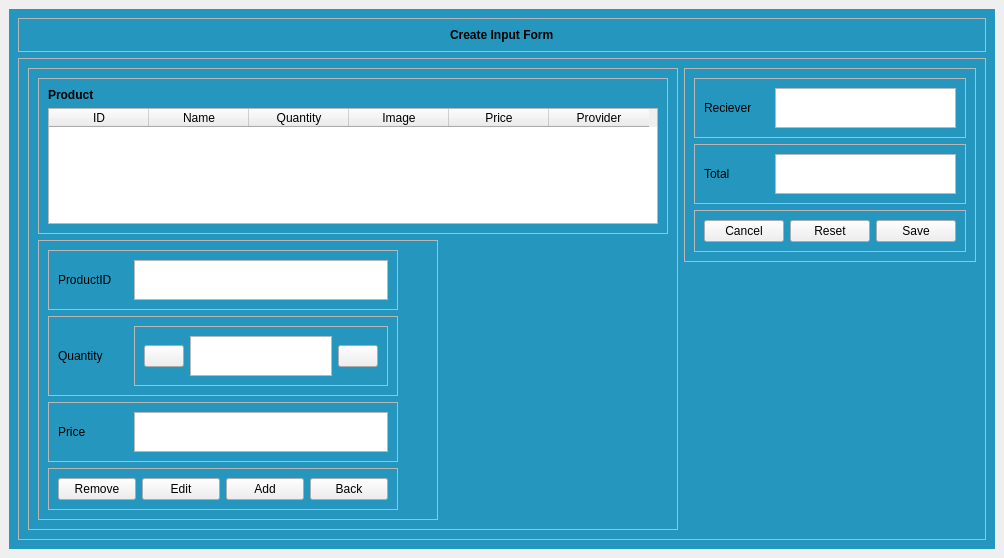
<?xml version="1.0" encoding="UTF-8"?>
<ui version="4.0">
 <class>MainWindow</class>
 <widget class="QMainWindow" name="MainWindow">
  <property name="geometry">
   <rect>
    <x>0</x>
    <y>0</y>
    <width>989</width>
    <height>558</height>
   </rect>
  </property>
  <property name="windowTitle">
   <string>MainWindow</string>
  </property>
  <widget class="QWidget" name="centralwidget">
   <property name="styleSheet">
    <string notr="true">*{
	color: #000;
}
#left_menu{
	background-color:#2596be;
}

#main_body{
	background-color:#8e3ede;
}
button{
	border: none;
}
</string>
   </property>
   <layout class="QHBoxLayout" name="horizontalLayout">
    <item>
     <widget class="QWidget" name="left_menu" native="true">
      <layout class="QVBoxLayout" name="verticalLayout_2">
       <item alignment="Qt::AlignTop">
        <widget class="QFrame" name="frame_6">
         <property name="font">
          <font>
           <pointsize>10</pointsize>
          </font>
         </property>
         <property name="frameShape">
          <enum>QFrame::StyledPanel</enum>
         </property>
         <property name="frameShadow">
          <enum>QFrame::Raised</enum>
         </property>
         <layout class="QVBoxLayout" name="verticalLayout_3">
          <item alignment="Qt::AlignHCenter">
           <widget class="QLabel" name="label_2">
            <property name="font">
             <font>
              <weight>75</weight>
              <bold>true</bold>
             </font>
            </property>
            <property name="text">
             <string>Create Input Form</string>
            </property>
           </widget>
          </item>
         </layout>
        </widget>
       </item>
       <item>
        <widget class="QFrame" name="frame">
         <property name="font">
          <font>
           <weight>75</weight>
           <bold>true</bold>
          </font>
         </property>
         <property name="frameShape">
          <enum>QFrame::StyledPanel</enum>
         </property>
         <property name="frameShadow">
          <enum>QFrame::Raised</enum>
         </property>
         <layout class="QHBoxLayout" name="horizontalLayout_2">
          <item>
           <widget class="QFrame" name="frame_2">
            <property name="minimumSize">
             <size>
              <width>650</width>
              <height>0</height>
             </size>
            </property>
            <property name="font">
             <font>
              <weight>75</weight>
              <bold>true</bold>
             </font>
            </property>
            <property name="frameShape">
             <enum>QFrame::StyledPanel</enum>
            </property>
            <property name="frameShadow">
             <enum>QFrame::Raised</enum>
            </property>
            <layout class="QVBoxLayout" name="verticalLayout">
             <item>
              <widget class="QFrame" name="frame_4">
               <property name="frameShape">
                <enum>QFrame::StyledPanel</enum>
               </property>
               <property name="frameShadow">
                <enum>QFrame::Raised</enum>
               </property>
               <layout class="QVBoxLayout" name="verticalLayout_4">
                <item>
                 <widget class="QLabel" name="label">
                  <property name="font">
                   <font>
                    <weight>75</weight>
                    <bold>true</bold>
                   </font>
                  </property>
                  <property name="text">
                   <string>Product</string>
                  </property>
                 </widget>
                </item>
                <item>
                 <widget class="QTableWidget" name="tableWidget">
                  <column>
                   <property name="text">
                    <string>ID</string>
                   </property>
                  </column>
                  <column>
                   <property name="text">
                    <string>Name</string>
                   </property>
                  </column>
                  <column>
                   <property name="text">
                    <string>Quantity</string>
                   </property>
                  </column>
                  <column>
                   <property name="text">
                    <string>Image</string>
                   </property>
                  </column>
                  <column>
                   <property name="text">
                    <string>Price</string>
                   </property>
                  </column>
                  <column>
                   <property name="text">
                    <string>Provider</string>
                   </property>
                  </column>
                 </widget>
                </item>
               </layout>
              </widget>
             </item>
             <item alignment="Qt::AlignTop">
              <widget class="QFrame" name="frame_5">
               <property name="maximumSize">
                <size>
                 <width>400</width>
                 <height>16777215</height>
                </size>
               </property>
               <property name="frameShape">
                <enum>QFrame::StyledPanel</enum>
               </property>
               <property name="frameShadow">
                <enum>QFrame::Raised</enum>
               </property>
               <layout class="QVBoxLayout" name="verticalLayout_6">
                <item alignment="Qt::AlignLeft">
                 <widget class="QFrame" name="frame_10">
                  <property name="maximumSize">
                   <size>
                    <width>350</width>
                    <height>16777215</height>
                   </size>
                  </property>
                  <property name="frameShape">
                   <enum>QFrame::StyledPanel</enum>
                  </property>
                  <property name="frameShadow">
                   <enum>QFrame::Raised</enum>
                  </property>
                  <layout class="QHBoxLayout" name="horizontalLayout_6">
                   <item>
                    <widget class="QLabel" name="label_5">
                     <property name="minimumSize">
                      <size>
                       <width>70</width>
                       <height>0</height>
                      </size>
                     </property>
                     <property name="text">
                      <string>ProductID</string>
                     </property>
                    </widget>
                   </item>
                   <item>
                    <widget class="QPlainTextEdit" name="plainTextEdit_3">
                     <property name="maximumSize">
                      <size>
                       <width>1000</width>
                       <height>40</height>
                      </size>
                     </property>
                    </widget>
                   </item>
                  </layout>
                 </widget>
                </item>
                <item alignment="Qt::AlignLeft">
                 <widget class="QFrame" name="frame_11">
                  <property name="maximumSize">
                   <size>
                    <width>350</width>
                    <height>16777215</height>
                   </size>
                  </property>
                  <property name="frameShape">
                   <enum>QFrame::StyledPanel</enum>
                  </property>
                  <property name="frameShadow">
                   <enum>QFrame::Raised</enum>
                  </property>
                  <layout class="QHBoxLayout" name="horizontalLayout_7">
                   <item>
                    <widget class="QLabel" name="label_6">
                     <property name="minimumSize">
                      <size>
                       <width>70</width>
                       <height>0</height>
                      </size>
                     </property>
                     <property name="text">
                      <string>Quantity</string>
                     </property>
                    </widget>
                   </item>
                   <item>
                    <widget class="QFrame" name="frame_14">
                     <property name="frameShape">
                      <enum>QFrame::StyledPanel</enum>
                     </property>
                     <property name="frameShadow">
                      <enum>QFrame::Raised</enum>
                     </property>
                     <layout class="QHBoxLayout" name="horizontalLayout_10">
                      <item>
                       <widget class="QPushButton" name="pushButton_8">
                        <property name="font">
                         <font>
                          <weight>75</weight>
                          <bold>true</bold>
                         </font>
                        </property>
                        <property name="text">
                         <string/>
                        </property>
                        <property name="icon">
                         <iconset>
                          <normaloff>../../project/assets/icons/minus.svg</normaloff>../../project/assets/icons/minus.svg</iconset>
                        </property>
                       </widget>
                      </item>
                      <item>
                       <widget class="QPlainTextEdit" name="plainTextEdit_4">
                        <property name="maximumSize">
                         <size>
                          <width>16777215</width>
                          <height>40</height>
                         </size>
                        </property>
                       </widget>
                      </item>
                      <item>
                       <widget class="QPushButton" name="pushButton_7">
                        <property name="text">
                         <string/>
                        </property>
                        <property name="icon">
                         <iconset>
                          <normaloff>../../project/assets/icons/plus.svg</normaloff>../../project/assets/icons/plus.svg</iconset>
                        </property>
                       </widget>
                      </item>
                     </layout>
                    </widget>
                   </item>
                  </layout>
                 </widget>
                </item>
                <item alignment="Qt::AlignLeft">
                 <widget class="QFrame" name="frame_12">
                  <property name="maximumSize">
                   <size>
                    <width>350</width>
                    <height>16777215</height>
                   </size>
                  </property>
                  <property name="frameShape">
                   <enum>QFrame::StyledPanel</enum>
                  </property>
                  <property name="frameShadow">
                   <enum>QFrame::Raised</enum>
                  </property>
                  <layout class="QHBoxLayout" name="horizontalLayout_8">
                   <item>
                    <widget class="QLabel" name="label_7">
                     <property name="minimumSize">
                      <size>
                       <width>70</width>
                       <height>0</height>
                      </size>
                     </property>
                     <property name="text">
                      <string>Price</string>
                     </property>
                    </widget>
                   </item>
                   <item>
                    <widget class="QPlainTextEdit" name="plainTextEdit_5">
                     <property name="maximumSize">
                      <size>
                       <width>1000</width>
                       <height>40</height>
                      </size>
                     </property>
                    </widget>
                   </item>
                  </layout>
                 </widget>
                </item>
                <item>
                 <widget class="QFrame" name="frame_13">
                  <property name="maximumSize">
                   <size>
                    <width>350</width>
                    <height>16777215</height>
                   </size>
                  </property>
                  <property name="frameShape">
                   <enum>QFrame::StyledPanel</enum>
                  </property>
                  <property name="frameShadow">
                   <enum>QFrame::Raised</enum>
                  </property>
                  <layout class="QHBoxLayout" name="horizontalLayout_9">
                   <item>
                    <widget class="QPushButton" name="pushButton_4">
                     <property name="text">
                      <string>Remove</string>
                     </property>
                    </widget>
                   </item>
                   <item>
                    <widget class="QPushButton" name="pushButton_5">
                     <property name="text">
                      <string>Edit</string>
                     </property>
                    </widget>
                   </item>
                   <item>
                    <widget class="QPushButton" name="pushButton_6">
                     <property name="text">
                      <string>Add</string>
                     </property>
                    </widget>
                   </item>
                   <item>
                    <widget class="QPushButton" name="btn_back">
                     <property name="text">
                      <string>Back</string>
                     </property>
                    </widget>
                   </item>
                  </layout>
                 </widget>
                </item>
               </layout>
              </widget>
             </item>
            </layout>
           </widget>
          </item>
          <item alignment="Qt::AlignTop">
           <widget class="QFrame" name="frame_3">
            <property name="frameShape">
             <enum>QFrame::StyledPanel</enum>
            </property>
            <property name="frameShadow">
             <enum>QFrame::Raised</enum>
            </property>
            <layout class="QVBoxLayout" name="verticalLayout_5">
             <item alignment="Qt::AlignHCenter|Qt::AlignTop">
              <widget class="QFrame" name="frame_8">
               <property name="frameShape">
                <enum>QFrame::StyledPanel</enum>
               </property>
               <property name="frameShadow">
                <enum>QFrame::Raised</enum>
               </property>
               <layout class="QHBoxLayout" name="horizontalLayout_3">
                <item>
                 <widget class="QLabel" name="label_3">
                  <property name="minimumSize">
                   <size>
                    <width>65</width>
                    <height>0</height>
                   </size>
                  </property>
                  <property name="text">
                   <string>Reciever</string>
                  </property>
                 </widget>
                </item>
                <item>
                 <widget class="QPlainTextEdit" name="plainTextEdit">
                  <property name="maximumSize">
                   <size>
                    <width>16777215</width>
                    <height>40</height>
                   </size>
                  </property>
                 </widget>
                </item>
               </layout>
              </widget>
             </item>
             <item alignment="Qt::AlignTop">
              <widget class="QFrame" name="frame_7">
               <property name="frameShape">
                <enum>QFrame::StyledPanel</enum>
               </property>
               <property name="frameShadow">
                <enum>QFrame::Raised</enum>
               </property>
               <layout class="QHBoxLayout" name="horizontalLayout_4">
                <item>
                 <widget class="QLabel" name="label_4">
                  <property name="minimumSize">
                   <size>
                    <width>65</width>
                    <height>0</height>
                   </size>
                  </property>
                  <property name="text">
                   <string>Total</string>
                  </property>
                 </widget>
                </item>
                <item>
                 <widget class="QPlainTextEdit" name="plainTextEdit_2">
                  <property name="maximumSize">
                   <size>
                    <width>16777215</width>
                    <height>40</height>
                   </size>
                  </property>
                 </widget>
                </item>
               </layout>
              </widget>
             </item>
             <item alignment="Qt::AlignTop">
              <widget class="QFrame" name="frame_9">
               <property name="frameShape">
                <enum>QFrame::StyledPanel</enum>
               </property>
               <property name="frameShadow">
                <enum>QFrame::Raised</enum>
               </property>
               <layout class="QHBoxLayout" name="horizontalLayout_5">
                <item>
                 <widget class="QPushButton" name="pushButton">
                  <property name="text">
                   <string>Cancel</string>
                  </property>
                 </widget>
                </item>
                <item>
                 <widget class="QPushButton" name="pushButton_3">
                  <property name="text">
                   <string>Reset</string>
                  </property>
                 </widget>
                </item>
                <item>
                 <widget class="QPushButton" name="pushButton_2">
                  <property name="text">
                   <string>Save</string>
                  </property>
                 </widget>
                </item>
               </layout>
              </widget>
             </item>
            </layout>
           </widget>
          </item>
         </layout>
        </widget>
       </item>
      </layout>
     </widget>
    </item>
   </layout>
  </widget>
  <widget class="QMenuBar" name="menuBar">
   <property name="geometry">
    <rect>
     <x>0</x>
     <y>0</y>
     <width>989</width>
     <height>21</height>
    </rect>
   </property>
  </widget>
 </widget>
 <resources/>
 <connections/>
</ui>
